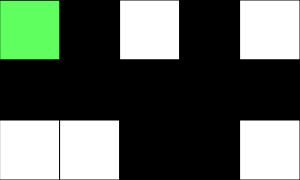
Frame 1 (no input)
Frame 60 (no input): identical to frame 1, image omitted
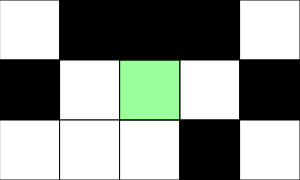
Frame 120 (the mouse pressed at the canvas centre since frame 60)

The p5.js sketch that drew these frames (run headless with seeded random() and noise() and a simulated clock; from frame 60 on, the mouse is pressed at the canvas centre):

// p5.js sketch
// ── sketch.js
// 2D Array Basics
// Alyssa Maitland
// Apr.2, 2025
// Working with 2D Arrays, Visualizations

//0 255
let grid =[[0, 0, 255, 255, 0],[255, 255, 0, 255, 0],[0, 0, 0, 255, 0]];
let squareSize = 60;
const NUM_ROWS = 3; 
const NUM_COLS = 5;
let sumOfColor;

function setup() {
  createCanvas(NUM_COLS * squareSize, NUM_ROWS * squareSize);
  randomizedBoard();
}

function renderGrid() {
  // interpret the information in the 2D array, and draw
  // a grid of colors on the screen to reflect it.
  for (let y = 0; y < NUM_ROWS; y++) {
    //cycle through columns
    for (let x = 0; x < NUM_COLS; x++) {
      //cycle through rows
      let fillColor = grid[y][x];
      sumOfColor =+ fillColor;
      fill(fillColor);
      square(x * squareSize, y * squareSize, squareSize);
    }
  }
}

function winCondition(){
  //when the grid is one color show you win text
  for (let y = 0; y < NUM_ROWS; y++) {
    //cycle through columns
    for (let x = 0; x < NUM_COLS; x++) {
      //cycle through rows
      sumOfColor += grid[y][x];
    }
  }
  fill(255,0,0);
  textSize(75);
  if(sumOfColor/15 === 0 || sumOfColor/15 === 272){
    text('you win!', 15,100);
  }
}

function randomizedBoard(){
  //makes the board a random pattern to start
  for (let y = 0; y < NUM_ROWS; y++) {
    //cycle through columns
    for (let x = 0; x < NUM_COLS; x++) {
      let ranColor = floor(random(2));
      if(ranColor === 1){
        fill(255)
        grid[y][x] = 255;
        square(x * squareSize, y * squareSize, squareSize);
      }
      else{
        fill(0);
        grid[y][x] = 0;
        square(x * squareSize, y * squareSize, squareSize);
      }
    }
  }
}

function getCurrentY() {
  //determine current row of the mouse position
  let constrainedY = constrain(mouseY, 0, height - 1);
  return floor(constrainedY / squareSize);
}

function getCurrentX() {
  //determine current col of the mouse position
  let constrainedX = constrain(mouseX, 0, width - 1);
  return floor(constrainedX / squareSize);
}

function mousePressed() {
  //flip current tile to a random greyscale value
  //only do something if mouseX/mouseY are on canvas
  let x = getCurrentX();
  let y = getCurrentY();
  //always: flip 'current' tile
  flip(x,y);

  //sometimes: (depending on position) flip the neightbours
  if(keyIsDown(ALT) === false){
    if(y > 0){
      flip(x, y-1) //North
    }
    if(y < NUM_ROWS-1){
     flip(x, y+1) //South
    }
    if(x > 0){
      flip(x-1, y) //West
    }
    if(x < NUM_COLS-1){
      flip(x+1, y) //East
    }
  }
}

function flip(x,y){
  //take a tile and invert its value
  if(grid[y][x] === 0){
    grid[y][x] = 255;
  }
  else{
    grid[y][x] = 0;
  }
}

function overlay(){
  let x = getCurrentX();
  let y = getCurrentY();
  fill(0,255,0,100);
  square(x * squareSize, y * squareSize, squareSize);
  square(x * -(squareSize), y * squareSize, squareSize)
}

function draw() {
  renderGrid();
  winCondition();
  overlay();
}
